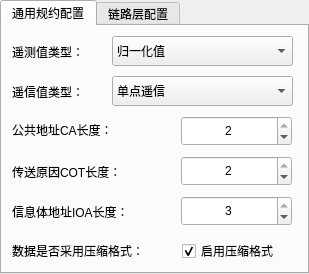
<?xml version="1.0" encoding="UTF-8"?>
<ui version="4.0">
 <class>ProtoDialog</class>
 <widget class="QDialog" name="ProtoDialog">
  <property name="geometry">
   <rect>
    <x>0</x>
    <y>0</y>
    <width>309</width>
    <height>274</height>
   </rect>
  </property>
  <property name="maximumSize">
   <size>
    <width>309</width>
    <height>274</height>
   </size>
  </property>
  <property name="windowTitle">
   <string>Dialog</string>
  </property>
  <layout class="QGridLayout" name="gridLayout">
   <property name="leftMargin">
    <number>0</number>
   </property>
   <property name="topMargin">
    <number>0</number>
   </property>
   <property name="rightMargin">
    <number>0</number>
   </property>
   <property name="bottomMargin">
    <number>0</number>
   </property>
   <property name="spacing">
    <number>0</number>
   </property>
   <item row="0" column="0">
    <widget class="QTabWidget" name="tabWidget">
     <property name="minimumSize">
      <size>
       <width>309</width>
       <height>274</height>
      </size>
     </property>
     <property name="maximumSize">
      <size>
       <width>309</width>
       <height>274</height>
      </size>
     </property>
     <property name="currentIndex">
      <number>0</number>
     </property>
     <widget class="QWidget" name="tab_main">
      <attribute name="title">
       <string>通用规约配置</string>
      </attribute>
      <widget class="QComboBox" name="combo_yc">
       <property name="geometry">
        <rect>
         <x>110</x>
         <y>10</y>
         <width>181</width>
         <height>30</height>
        </rect>
       </property>
       <item>
        <property name="text">
         <string>归一化值</string>
        </property>
       </item>
       <item>
        <property name="text">
         <string>带CP56时标的归一化值</string>
        </property>
       </item>
       <item>
        <property name="text">
         <string>带CP24时标的归一化值</string>
        </property>
       </item>
       <item>
        <property name="text">
         <string>标度化值</string>
        </property>
       </item>
       <item>
        <property name="text">
         <string>带CP56时标的标度化值</string>
        </property>
       </item>
       <item>
        <property name="text">
         <string>带CP24时标的标度化值</string>
        </property>
       </item>
       <item>
        <property name="text">
         <string>短浮点数</string>
        </property>
       </item>
       <item>
        <property name="text">
         <string>带CP56时标的短浮点数</string>
        </property>
       </item>
       <item>
        <property name="text">
         <string>带CP24时标的短浮点数</string>
        </property>
       </item>
      </widget>
      <widget class="QLabel" name="TEXT3">
       <property name="geometry">
        <rect>
         <x>10</x>
         <y>130</y>
         <width>131</width>
         <height>31</height>
        </rect>
       </property>
       <property name="text">
        <string>传送原因COT长度：</string>
       </property>
      </widget>
      <widget class="QComboBox" name="combo_yx">
       <property name="geometry">
        <rect>
         <x>110</x>
         <y>50</y>
         <width>181</width>
         <height>30</height>
        </rect>
       </property>
       <item>
        <property name="text">
         <string>单点遥信</string>
        </property>
       </item>
       <item>
        <property name="text">
         <string>带CP56时标的单点遥信</string>
        </property>
       </item>
       <item>
        <property name="text">
         <string>带CP24时标的单点遥信</string>
        </property>
       </item>
       <item>
        <property name="text">
         <string>双点遥信</string>
        </property>
       </item>
       <item>
        <property name="text">
         <string>带CP56时标的双点遥信</string>
        </property>
       </item>
       <item>
        <property name="text">
         <string>带CP24时标的双点遥信</string>
        </property>
       </item>
      </widget>
      <widget class="QLabel" name="TEXT1">
       <property name="geometry">
        <rect>
         <x>10</x>
         <y>15</y>
         <width>101</width>
         <height>21</height>
        </rect>
       </property>
       <property name="text">
        <string>遥测值类型：</string>
       </property>
      </widget>
      <widget class="QSpinBox" name="spin_cot">
       <property name="geometry">
        <rect>
         <x>179</x>
         <y>130</y>
         <width>111</width>
         <height>30</height>
        </rect>
       </property>
       <property name="alignment">
        <set>Qt::AlignCenter</set>
       </property>
       <property name="minimum">
        <number>1</number>
       </property>
       <property name="maximum">
        <number>2</number>
       </property>
       <property name="value">
        <number>2</number>
       </property>
      </widget>
      <widget class="QSpinBox" name="spin_ca">
       <property name="geometry">
        <rect>
         <x>179</x>
         <y>90</y>
         <width>111</width>
         <height>30</height>
        </rect>
       </property>
       <property name="alignment">
        <set>Qt::AlignCenter</set>
       </property>
       <property name="minimum">
        <number>1</number>
       </property>
       <property name="maximum">
        <number>2</number>
       </property>
       <property name="value">
        <number>2</number>
       </property>
      </widget>
      <widget class="QLabel" name="TEXT4">
       <property name="geometry">
        <rect>
         <x>10</x>
         <y>93</y>
         <width>131</width>
         <height>21</height>
        </rect>
       </property>
       <property name="text">
        <string>公共地址CA长度：</string>
       </property>
      </widget>
      <widget class="QLabel" name="TEXT6">
       <property name="geometry">
        <rect>
         <x>10</x>
         <y>204</y>
         <width>181</width>
         <height>41</height>
        </rect>
       </property>
       <property name="text">
        <string>数据是否采用压缩格式：</string>
       </property>
      </widget>
      <widget class="QCheckBox" name="check_zip">
       <property name="geometry">
        <rect>
         <x>180</x>
         <y>210</y>
         <width>121</width>
         <height>30</height>
        </rect>
       </property>
       <property name="text">
        <string>启用压缩格式</string>
       </property>
       <property name="checked">
        <bool>true</bool>
       </property>
      </widget>
      <widget class="QSpinBox" name="spin_ioa">
       <property name="geometry">
        <rect>
         <x>179</x>
         <y>170</y>
         <width>111</width>
         <height>30</height>
        </rect>
       </property>
       <property name="alignment">
        <set>Qt::AlignCenter</set>
       </property>
       <property name="minimum">
        <number>2</number>
       </property>
       <property name="maximum">
        <number>3</number>
       </property>
       <property name="value">
        <number>3</number>
       </property>
      </widget>
      <widget class="QLabel" name="TEXT2">
       <property name="geometry">
        <rect>
         <x>10</x>
         <y>50</y>
         <width>111</width>
         <height>31</height>
        </rect>
       </property>
       <property name="text">
        <string>遥信值类型：</string>
       </property>
      </widget>
      <widget class="QLabel" name="TEXT5">
       <property name="geometry">
        <rect>
         <x>10</x>
         <y>170</y>
         <width>141</width>
         <height>31</height>
        </rect>
       </property>
       <property name="text">
        <string>信息体地址IOA长度：</string>
       </property>
      </widget>
     </widget>
     <widget class="QWidget" name="tab_LinkLayer">
      <attribute name="title">
       <string>链路层配置</string>
      </attribute>
      <widget class="QSpinBox" name="spin_ack_timeout">
       <property name="geometry">
        <rect>
         <x>149</x>
         <y>140</y>
         <width>121</width>
         <height>30</height>
        </rect>
       </property>
       <property name="alignment">
        <set>Qt::AlignCenter</set>
       </property>
       <property name="minimum">
        <number>1</number>
       </property>
       <property name="maximum">
        <number>99999</number>
       </property>
       <property name="value">
        <number>1000</number>
       </property>
      </widget>
      <widget class="QCheckBox" name="check_char">
       <property name="geometry">
        <rect>
         <x>150</x>
         <y>10</y>
         <width>151</width>
         <height>30</height>
        </rect>
       </property>
       <property name="text">
        <string>启用单字节回复</string>
       </property>
       <property name="checked">
        <bool>true</bool>
       </property>
      </widget>
      <widget class="QLabel" name="TEXT10">
       <property name="geometry">
        <rect>
         <x>10</x>
         <y>107</y>
         <width>271</width>
         <height>31</height>
        </rect>
       </property>
       <property name="text">
        <string>未收到ACK时重复消息传输超时(毫秒)：</string>
       </property>
      </widget>
      <widget class="QLabel" name="TEXT8">
       <property name="geometry">
        <rect>
         <x>10</x>
         <y>10</y>
         <width>131</width>
         <height>31</height>
        </rect>
       </property>
       <property name="text">
        <string>使用单字节回复：</string>
       </property>
      </widget>
      <widget class="QLabel" name="TEXT9">
       <property name="geometry">
        <rect>
         <x>10</x>
         <y>46</y>
         <width>251</width>
         <height>21</height>
        </rect>
       </property>
       <property name="text">
        <string>规约链路层确认超时(毫秒)：</string>
       </property>
      </widget>
      <widget class="QSpinBox" name="spin_ack">
       <property name="geometry">
        <rect>
         <x>150</x>
         <y>73</y>
         <width>121</width>
         <height>30</height>
        </rect>
       </property>
       <property name="alignment">
        <set>Qt::AlignCenter</set>
       </property>
       <property name="minimum">
        <number>1</number>
       </property>
       <property name="maximum">
        <number>99999</number>
       </property>
       <property name="value">
        <number>500</number>
       </property>
      </widget>
      <widget class="QLabel" name="TEXT11">
       <property name="geometry">
        <rect>
         <x>10</x>
         <y>170</y>
         <width>151</width>
         <height>31</height>
        </rect>
       </property>
       <property name="text">
        <string>链路层链路地址长度：</string>
       </property>
      </widget>
      <widget class="QSpinBox" name="spin_llength">
       <property name="geometry">
        <rect>
         <x>150</x>
         <y>200</y>
         <width>121</width>
         <height>30</height>
        </rect>
       </property>
       <property name="alignment">
        <set>Qt::AlignCenter</set>
       </property>
       <property name="minimum">
        <number>1</number>
       </property>
       <property name="maximum">
        <number>2</number>
       </property>
       <property name="value">
        <number>2</number>
       </property>
      </widget>
     </widget>
    </widget>
   </item>
  </layout>
 </widget>
 <resources/>
 <connections>
  <connection>
   <sender>check_zip</sender>
   <signal>stateChanged(int)</signal>
   <receiver>ProtoDialog</receiver>
   <slot>check_zip_click(int)</slot>
   <hints>
    <hint type="sourcelabel">
     <x>242</x>
     <y>248</y>
    </hint>
    <hint type="destinationlabel">
     <x>154</x>
     <y>136</y>
    </hint>
   </hints>
  </connection>
  <connection>
   <sender>check_char</sender>
   <signal>stateChanged(int)</signal>
   <receiver>ProtoDialog</receiver>
   <slot>check_char_click(int)</slot>
   <hints>
    <hint type="sourcelabel">
     <x>227</x>
     <y>48</y>
    </hint>
    <hint type="destinationlabel">
     <x>154</x>
     <y>136</y>
    </hint>
   </hints>
  </connection>
 </connections>
 <slots>
  <slot>check_zip_click(int)</slot>
  <slot>check_char_click(int)</slot>
 </slots>
</ui>
